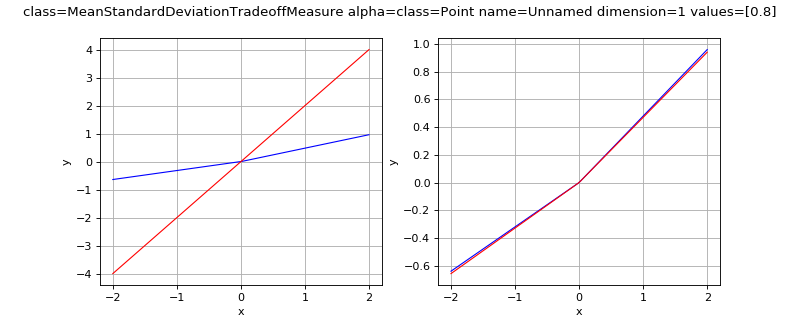

The script that drew this image:
import openturns as ot
import otrobopt
from matplotlib import pyplot as plt
from openturns.viewer import View

thetaDist = ot.Normal(2.0, 0.1)
if 'MeanStandardDeviationTradeoffMeasure' == 'WorstCaseMeasure':
    thetaDist = ot.Uniform(-1.0, 4.0)
elif 'ChanceMeasure' in 'MeanStandardDeviationTradeoffMeasure':
    thetaDist = ot.Normal(1.0, 1.0)

f_base = ot.Function(['x', 'theta'], ['y'], ['x*theta'])
f = ot.Function(f_base, [1], thetaDist.getMean())

if 'MeanStandardDeviationTradeoffMeasure' == 'JointChanceMeasure':
    measure = otrobopt.JointChanceMeasure(f, thetaDist, ot.GreaterOrEqual(), 0.95)
elif 'MeanStandardDeviationTradeoffMeasure' == 'IndividualChanceMeasure':
    measure = otrobopt.IndividualChanceMeasure(f,thetaDist, ot.GreaterOrEqual(), [0.95])
elif 'MeanStandardDeviationTradeoffMeasure' == 'MeanStandardDeviationTradeoffMeasure':
    measure =  otrobopt.MeanStandardDeviationTradeoffMeasure(f, thetaDist, [0.8])
elif 'MeanStandardDeviationTradeoffMeasure' == 'QuantileMeasure':
    measure =  otrobopt.QuantileMeasure(f, thetaDist, 0.99)
else:
    measure = otrobopt.MeanStandardDeviationTradeoffMeasure(f, thetaDist)

N = 10
experiment = ot.LHSExperiment(N)
factory = otrobopt.MeasureFactory(experiment)
discretizedMeasure = factory.build(measure)

continuous_measure = otrobopt.MeasureFunction(measure)
discretized_measure = otrobopt.MeasureFunction(discretizedMeasure)

x_min = -2.0
x_max = 2.0
n_points = 128

parametric_graph = f.draw(x_min, x_max, n_points)
continuous_graph = continuous_measure.draw(x_min, x_max, n_points)
discretized_graph = discretized_measure.draw(x_min, x_max, n_points)

parametric_curve = parametric_graph.getDrawable(0)
discretized_curve = discretized_graph.getDrawable(0)

left_graph = ot.Graph(continuous_graph)
left_graph.add(parametric_curve)
#left_graph.setLegends(['measure', 'parametric function'])
#left_graph.setLegendPosition('topright')
left_graph.setColors(['blue', 'red'])

right_graph = ot.Graph(continuous_graph)
right_graph.add(discretized_curve)
#right_graph.setLegends(['measure', 'discretized measure'])
#right_graph.setLegendPosition('topright')
right_graph.setColors(['blue', 'red'])

fig = plt.figure(figsize=(10, 4))
plt.suptitle(str(measure))
left_axis = fig.add_subplot(121)
right_axis = fig.add_subplot(122)

View(left_graph, figure=fig, axes=[left_axis], add_legend=False)
View(right_graph, figure=fig, axes=[right_axis], add_legend=False)
